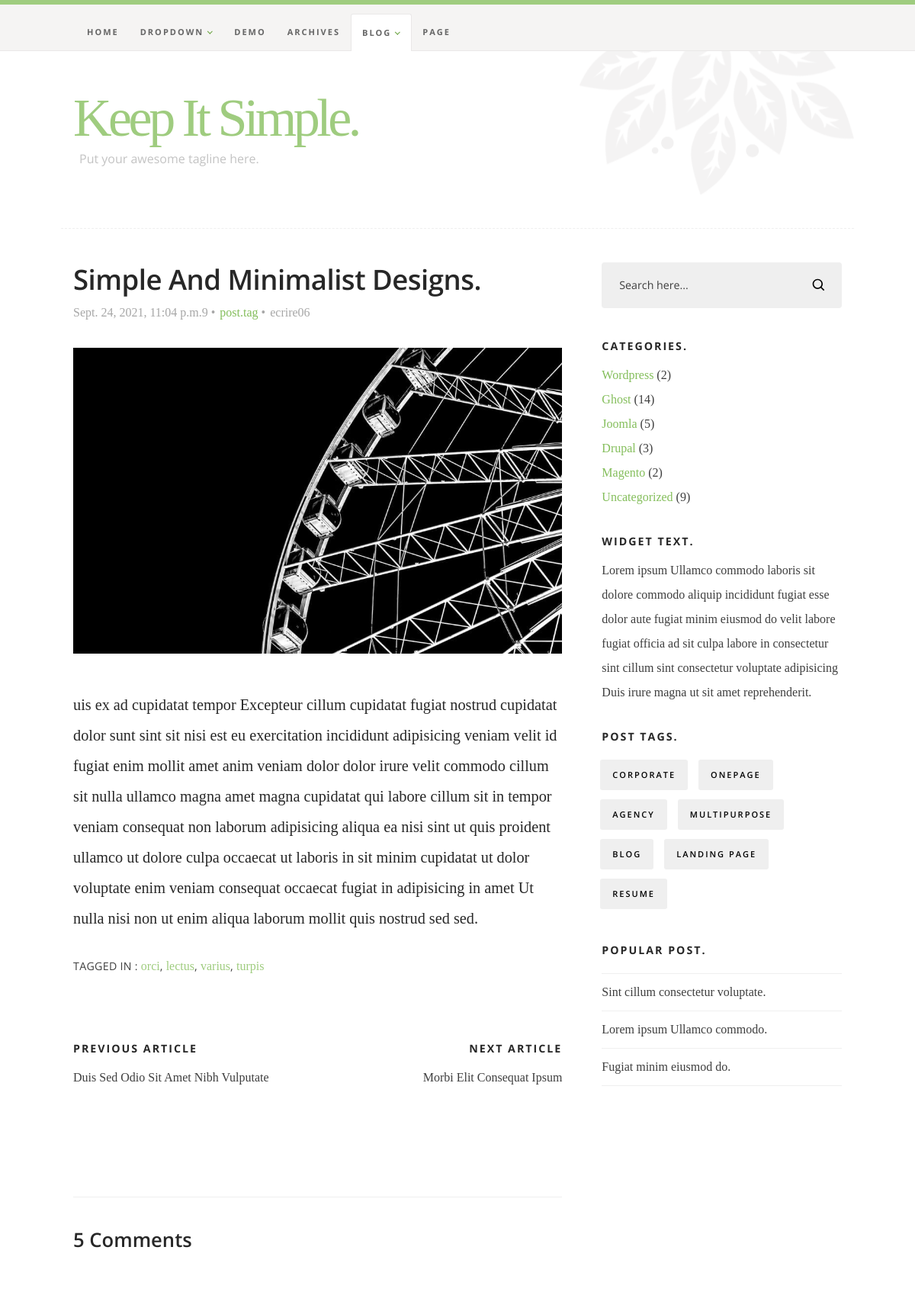
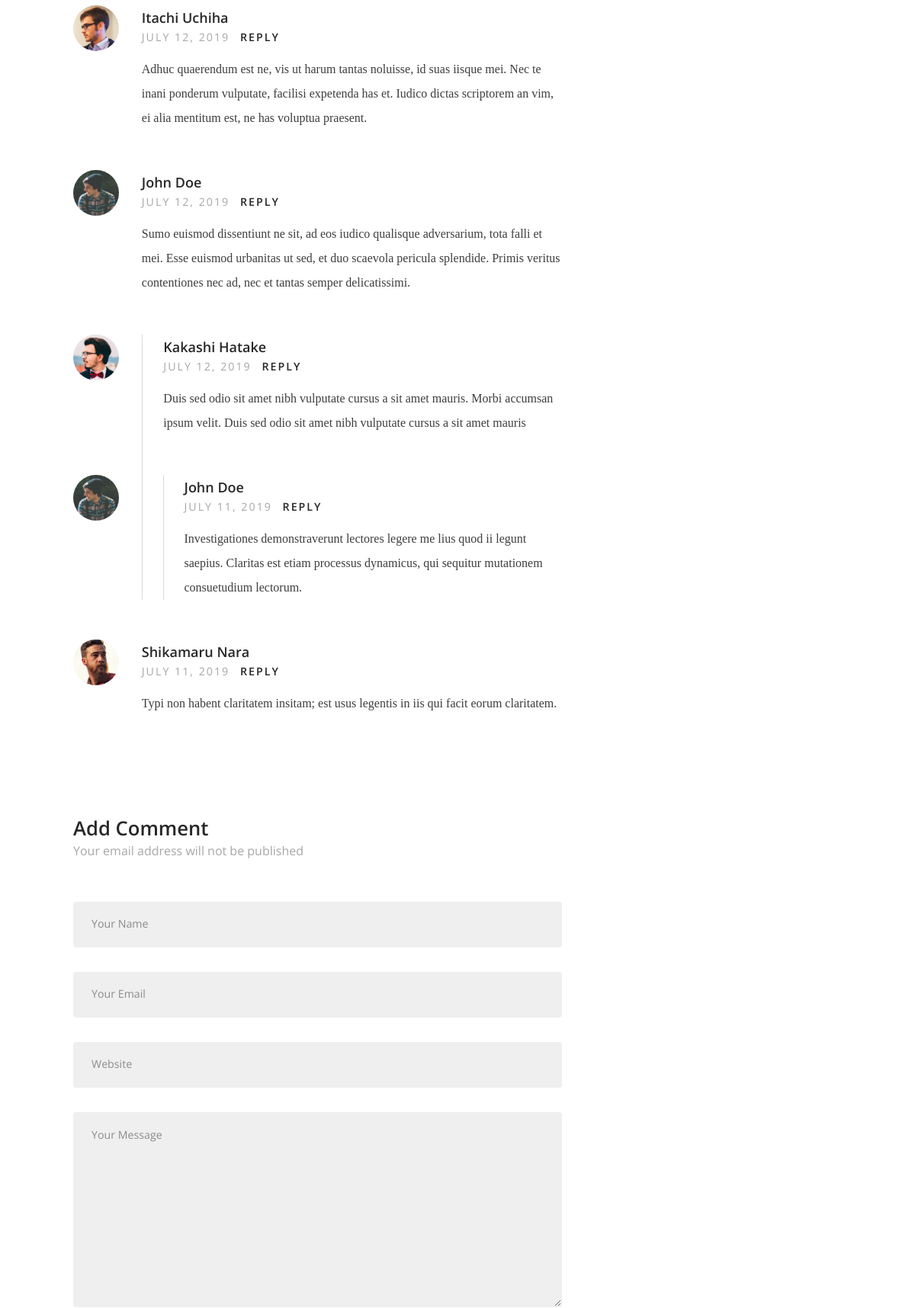
The app's page /blog/post/6 (upper part) with its own data (2 pictures, top to bottom).
### blog/models.py (models this page shows, shortened)
class Post(models.Model):
    author = models.ForeignKey(settings.AUTH_USER_MODEL,
                               on_delete=models.CASCADE)
    title = models.CharField(max_length=100)
    content = models.TextField(blank=True)
    created_date = models.DateTimeField(auto_now_add=True)
    published_date = models.DateTimeField(blank=True, null=True)

### blog/views.py (the view)
# urls.py: path('post/<int:pk>', PostDetailView.as_view(), name='post-detail'),
class PostDetailView(generic.DetailView):
  model = Post
  template_name = 'single.html'

### blog/templates/single.html (shortened to what this page needs)
{% extends 'base.html' %}
{% load static %}
{% block content %}
<body id="top" class="ss-single">
    <header class="s-header">
        <div class="row">
            <div class="s-header__content column">
                <h1 class="s-header__logotext">
                    <a href="index.html" title="">Keep It Simple.</a>
                </h1>
                <p class="s-header__tagline">Put your awesome tagline here.</p>
            </div>
        </div>
       <nav class="s-header__nav-wrap">
           <div class="row">
                <ul class="s-header__nav">
                    <li><a href="index.html">Home</a></li>
                    <li class="has-children"><a href="#0">Dropdown</a>
                    </li>
                    <li><a href="demo.html">Demo</a></li>
                    <li><a href="archives.html">Archives</a></li>
                    <li class="has-children current"><a href="#0">Blog</a>
                    </li>
                    <li><a href="page.html">Page</a></li>
                </ul>
           </div>
        </nav>
    </header>
    <div class="s-content">
        <div class="row">
            <div id="main" class="s-content__main large-8 column">
                <article class="entry">
                    <header class="entry__header">
                        <h2 class="entry__title h1">
                            <a href="single.html" title="">{{ post.title }}</a>
                        </h2>
                        <div class="entry__meta">
                            <ul>
                                <li>{{ post.published_date }}9</li>
                                <li><a href="#" title="" rel="category tag">post.tag</a></li>
                                <li>{{ post.author}}</li>
                            </ul>
                        </div>
                    </header>
                    <div class="entry__content-media">
                        <img src="{% static 'images/wheel-500.jpg' %}"
                             srcset="{% static 'images/wheel-1000.jpg' %} 1000w,
                                     {% static 'images/wheel-500.jpg' %} 500w"
                             sizes="(max-width: 1000px) 100vw, 1000px" alt="">
                    </div>
                    <div class="entry__content">
                        <p class="lead">
                          {{ post.content|linebreaksbr }}
                        </p>
                    </div>
                    <p class="entry__tags">
                        <span>Tagged in </span>:
                        <a href="#0">orci</a>, <a href="#0">lectus</a>, <a href="#0">varius</a>, <a href="#0">turpis</a>
                    </p>
                    <ul class="entry__post-nav h-group">
                        <li class="prev"><a rel="prev" href="#0"><strong class="h6">Previous Article</strong> Duis Sed Odio Sit Amet Nibh Vulputate</a></li>
                        <li class="next"><a rel="next" href="#0"><strong class="h6">Next Article</strong> Morbi Elit Consequat Ipsum</a></li>
                    </ul>
                </article>
                <div class="comments-wrap">
                    <div id="comments">
                        <h3>5 Comments</h3>
                        <ol class="commentlist">
                            <li class="depth-1 comment">
                                <div class="comment__avatar">
                                    <img class="avatar" src="{% static 'images/avatars/user-01.jpg' %}" alt="" width="50" height="50">
                                </div>
                                <div class="comment__content">
                                    <div class="comment__info">
                                        <div class="comment__author">Itachi Uchiha</div>
                                        <div class="comment__meta">
                                            <div class="comment__time">July 12, 2019</div>
                                            <div class="comment__reply">
                                                <a class="comment-reply-link" href="#0">Reply</a>
                                            </div>
                                        </div>
                                    </div>
                                    <div class="comment__text">
                                    <p>Adhuc quaerendum est ne, vis ut harum tantas noluisse, id suas iisque mei. Nec te inani ponderum vulputate,
                                    facilisi expetenda has et. Iudico dictas scriptorem an vim, ei alia mentitum est, ne has voluptua praesent.</p>
                                    </div>
                                </div>
                            </li>
                            <li class="thread-alt depth-1 comment">
                                <div class="comment__avatar">
                                    <img class="avatar" src="{% static 'images/avatars/user-04.jpg' %}" alt="" width="50" height="50">
                                </div>
                                <div class="comment__content">
                                    <div class="comment__info">
                                        <div class="comment__author">John Doe</div>
                                        <div class="comment__meta">
                                            <div class="comment__time">July 12, 2019</div>
                                            <div class="comment__reply">
                                                <a class="comment-reply-link" href="#0">Reply</a>
                                            </div>
                                        </div>
                                    </div>
                                    <div class="comment__text">
                                    <p>Sumo euismod dissentiunt ne sit, ad eos iudico qualisque adversarium, tota falli et mei. Esse euismod
                                    urbanitas ut sed, et duo scaevola pericula splendide. Primis veritus contentiones nec ad, nec et
                                    tantas semper delicatissimi.</p>
                                    </div>
                                </div>
                                <ul class="children">
                                    <li class="depth-2 comment">
                                        <div class="comment__avatar">
                                            <img class="avatar" src="{% static 'images/avatars/user-03.jpg' %}" alt="" width="50" height="50">
                                        </div>
                                        <div class="comment__content">
                                            <div class="comment__info">
                                                <div class="comment__author">Kakashi Hatake</div>
                                                <div class="comment__meta">
                                                    <div class="comment__time">July 12, 2019</div>
                                                    <div class="comment__reply">
                                                        <a class="comment-reply-link" href="#0">Reply</a>
                                                    </div>
                                                </div>
                                            </div>
                                            <div class="comment__text">
                                                <p>Duis sed odio sit amet nibh vulputate
                                                cursus a sit amet mauris. Morbi accumsan ipsum velit. Duis sed odio sit amet nibh vulputate
                                                cursus a sit amet mauris</p>
                                            </div>
                                        </div>
                                        <ul class="children">
                                            <li class="depth-3 comment">
                                                <div class="comment__avatar">
                                                    <img class="avatar" src="{% static 'images/avatars/user-04.jpg' %}" alt="" width="50" height="50">
                                                </div>
                                                <div class="comment__content">
                                                    <div class="comment__info">
                                                        <div class="comment__author">John Doe</div>
                                                        <div class="comment__meta">
                                                            <div class="comment__time">july 11, 2019</div>
                                                            <div class="comment__reply">
                                                                <a class="comment-reply-link" href="#0">Reply</a>
                                                            </div>
                                                        </div>
                                                    </div>
                                                    <div class="comment__text">
                                                    <p>Investigationes demonstraverunt lectores legere me lius quod ii legunt saepius. Claritas est
                                                    etiam processus dynamicus, qui sequitur mutationem consuetudium lectorum.</p>
                                                    </div>
                                                </div>
                                            </li>
                                        </ul>
                                    </li>
                                </ul>
                            </li>
                            <li class="depth-1 comment">
                                <div class="comment__avatar">
                                    <img class="avatar" src="{% static 'images/avatars/user-02.jpg' %}" alt="" width="50" height="50">
                                </div>
                                <div class="comment__content">
                                    <div class="comment__info">
                                        <div class="comment__author">Shikamaru Nara</div>
                                        <div class="comment__meta">
                                            <div class="comment__time">July 11, 2019</div>
                                            <div class="comment__reply">
                                                <a class="comment-reply-link" href="#0">Reply</a>
                                            </div>
                                        </div>
                                    </div>
                                    <div class="comment__text">
                                    <p>Typi non habent claritatem insitam; est usus legentis in iis qui facit eorum claritatem.</p>
                                    </div>
                                </div>
                            </li>
                        </ol>
                    </div>
                    <div class="comment-respond">
                        <div id="respond">
                            <h3>Add Comment <span>Your email address will not be published</span></h3>
                            <form name="contactForm" id="contactForm" method="post" action="" autocomplete="off">
                                <fieldset>
                                    <div class="form-field">
                                        <input name="cName" id="cName" class="h-full-width" placeholder="Your Name" value="" type="text">
                                    </div>
                                    <div class="form-field">
                                        <input name="cEmail" id="cEmail" class="h-full-width" placeholder="Your Email" value="" type="text">
                                    </div>
                                    <div class="form-field">
                                        <input name="cWebsite" id="cWebsite" class="h-full-width" placeholder="Website" value="" type="text">
                                    </div>
                                    <div class="message form-field">
                                        <textarea name="cMessage" id="cMessage" class="h-full-width" placeholder="Your Message"></textarea>
                                    </div>
                                </fieldset>
                            </form>
                        </div>
                    </div>
                </div>
            </div>
            <div id="sidebar" class="s-content__sidebar large-4 column">
               <div class="widget widget--search">
                  <form action="#0">
                     <input type="text" value="Search here..." onblur="if(this.value == '') { this.value = 'Search here...'; }" onfocus="if (this.value == 'Search here...') { this.value = ''; }" class="text-search">
                     <input type="submit" value="" class="submit-search">
                  </form>
               </div>
               <div class="widget widget--categories">
                   <h3 class="h6">Categories.</h3>
                   <ul>
                        <li><a href="#0" title="">Wordpress</a> (2)</li>
                        <li><a href="#0" title="">Ghost</a> (14)</li>
                        <li><a href="#0" title="">Joomla</a> (5)</li>
                        <li><a href="#0" title="">Drupal</a> (3)</li>
                        <li><a href="#0" title="">Magento</a> (2)</li>
                        <li><a href="#0" title="">Uncategorized</a> (9)</li>
                    </ul>
                </div>
                <div class="widget widget_text group">
                    <h3 class="h6">Widget Text.</h3>
                    <p>
                    Lorem ipsum Ullamco commodo laboris sit dolore commodo aliquip incididunt fugiat esse dolor
                    aute fugiat minim eiusmod do velit labore fugiat officia ad sit culpa labore in consectetur
                    sint cillum sint consectetur voluptate adipisicing Duis irure magna ut sit amet reprehenderit.
                    </p>
                </div>
                <div class="widget widget_tags">
                    <h3 class="h6">Post Tags.</h3>
                    <div class="tagcloud group">
                        <a href="#0">Corporate</a>
                        <a href="#0">Onepage</a>
                        <a href="#0">Agency</a>
                        <a href="#0">Multipurpose</a>
                        <a href="#0">Blog</a>
                        <a href="#0">Landing Page</a>
                        <a href="#0">Resume</a>
                    </div>
                </div>
                <div class="widget widget_popular">
                    <h3 class="h6">Popular Post.</h3>
                    <ul class="link-list">
                        <li><a href="#0">Sint cillum consectetur voluptate.</a></li>
                        <li><a href="#0">Lorem ipsum Ullamco commodo.</a></li>
                        <li><a href="#0">Fugiat minim eiusmod do.</a></li>
                    </ul>
                </div>
            </div>
        </div>
    </div>
</body>
{% endblock %}

### records on screen
Post: title "Simple And Minimalist Designs.", published_date "Sept. 24, 2021, 11:04 p.m.", author "ecrire06", content "uis ex ad cupidatat tempor Excepteur cillum cupidatat fugiat nostrud cupidatat dolor sunt sint sit nisi est eu exercitation incididunt adipisicing veniam velit id fugiat enim mollit amet anim veniam dolor dolor irure velit commodo cillum sit nulla ullamco magna amet magna cupidatat qui labore cillum sit in tempor veniam consequat non laborum adipisicing aliqua ea nisi sint ut quis proident ullamco ut dolore culpa occaecat ut laboris in sit minim cupidatat ut dolor voluptate enim veniam consequat occaecat fugiat in adipisicing in amet Ut nulla nisi non ut enim aliqua laborum mollit quis nostrud sed sed."
